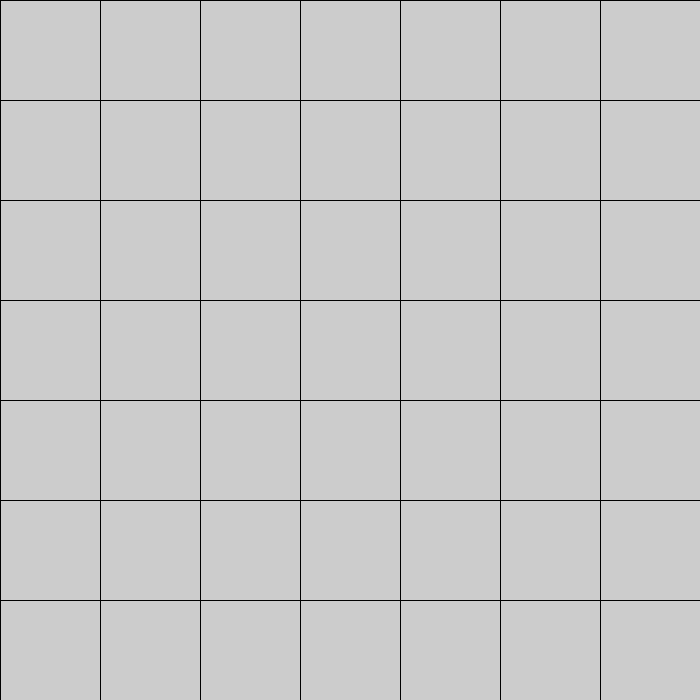
Frame 1 (no input)
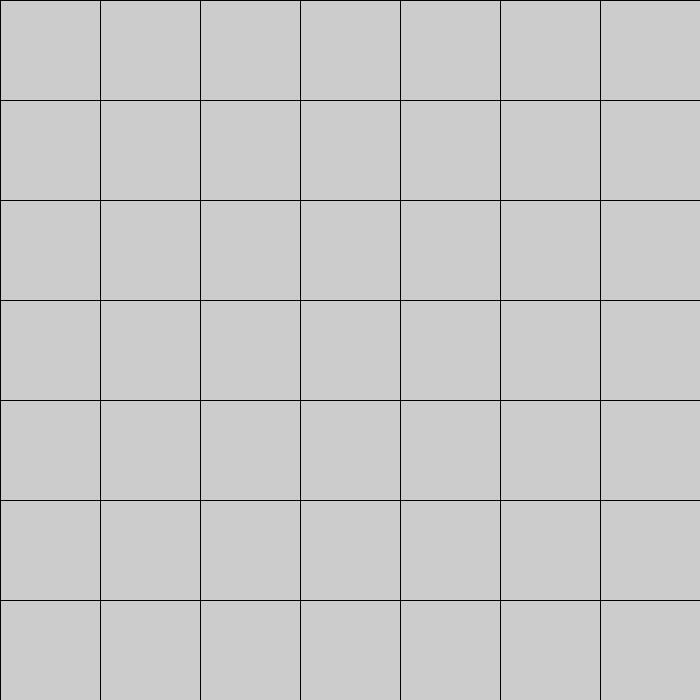
Frame 60 (the mouse pressed at the canvas centre just before this capture)
Frame 120 (the mouse held since frame 60 and released just before this capture): identical to frame 60, image omitted

The Processing sketch that drew these frames (run headless with seeded random() and noise(); from frame 60 on, the mouse is pressed at the canvas centre):

// Processing sketch: lineplay
// ── lineplay.pde
void setup() {
  size(700,700);
}

void draw() {
  for (int x = 0;x < width; x = x + 100) {
   line(x, 0, x, height);
   line(0, x, height, x);
  }
  
}
